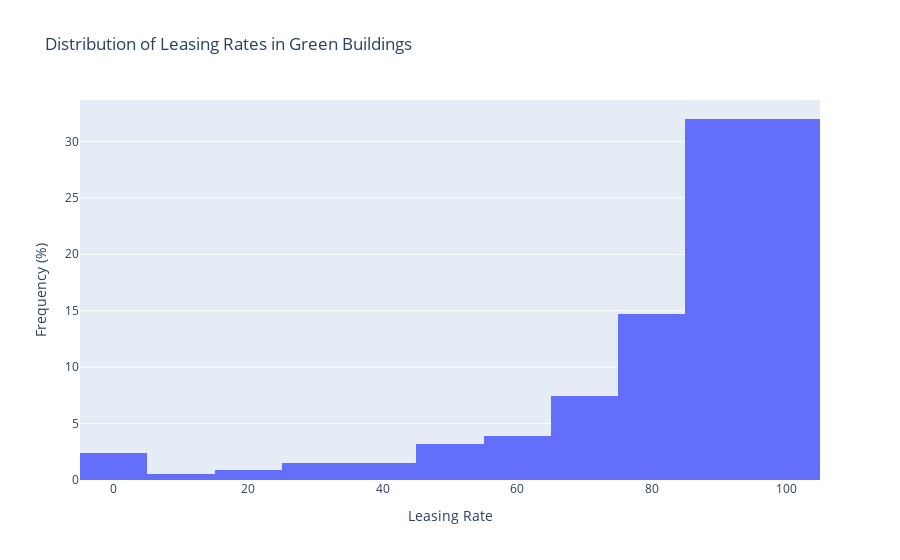

This figure's notebook cell:
### Code cell
import pandas as pd
import plotly.express as px

# Assuming you have the 'green' DataFrame loaded with the dataset

fig = px.histogram(green, x='leasing_rate', nbins=20, histnorm='percent', title='Distribution of Leasing Rates in Green Buildings')
fig.update_layout(xaxis_title='Leasing Rate', yaxis_title='Frequency (%)')
fig.show()

### Figure 1 — Plotly figure (JSON) as saved in the notebook; plotly's stock layout.template omitted (floating-point values rounded to 4 significant figures; data arrays with more than 128 entries replaced by an {"elided": "..."} marker saying what was removed)
{"data": [{"alignmentgroup": "True", "bingroup": "x", "histnorm": "percent", "hovertemplate": "leasing_rate=%{x}<br>percent=%{y}<extra></extra>", "legendgroup": "", "marker": {"color": "#636efa", "pattern": {"shape": ""}}, "name": "", "nbinsx": 20, "offsetgroup": "", "orientation": "v", "showlegend": false, "type": "histogram", "x": {"elided": "7894 float values"}, "xaxis": "x", "yaxis": "y"}], "layout": {"barmode": "relative", "legend": {"tracegroupgap": 0}, "title": {"text": "Distribution of Leasing Rates in Green Buildings"}, "xaxis": {"anchor": "y", "domain": [0, 1], "title": {"text": "Leasing Rate"}}, "yaxis": {"anchor": "x", "domain": [0, 1], "title": {"text": "Frequency (%)"}}}}
